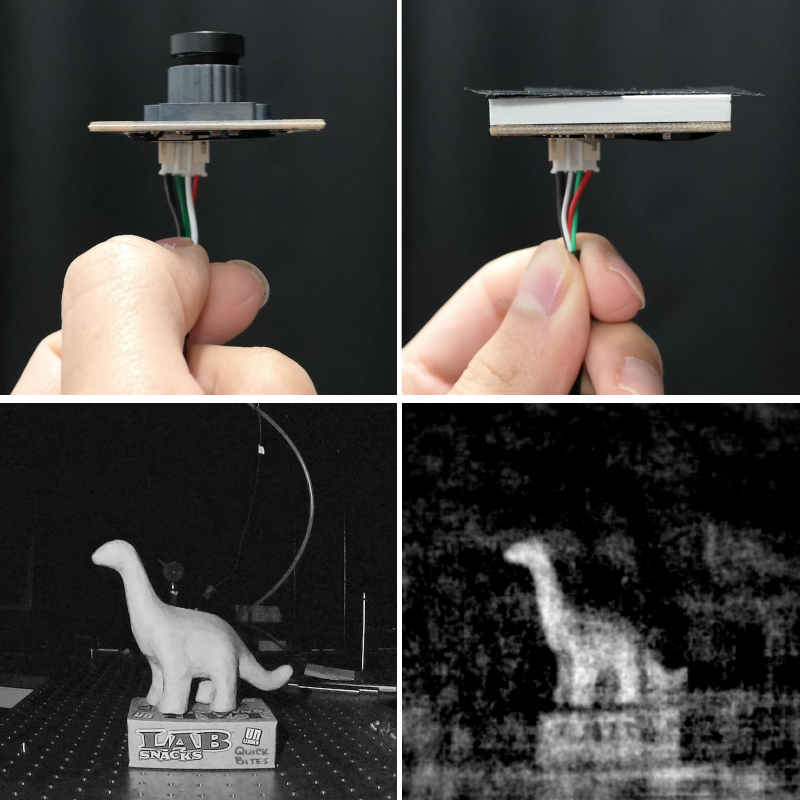
#> input picture images/montage.png, 2400 x 2400 px, given in place of psf_test1.png, which was not available (shown at 1/3 size)
$ jupyter execute --allow-errors LenslessCam_Analysis.ipynb   (shell and % lines are left out)   (text cells are left out)
#> lines starting #> are read from the running program, lines starting #| are printed output that depends on the picture; long printed decimals are rounded; pictures that were not available may be replaced by others from this repository, and a replacement may not be noted
[cell 1]
# Pausing function

def pause():
    programPause = input("Press the <ENTER> key to continue...")

#Example of using the pausing function
#print("Think about what you ate for dinner last night...")
#pause()

[cell 2]
# Plotting function

# [7 lines left out: function plot_fun, not called in this run]

[cell 3]
# Case - Switch function for file names
def fileNameToPath(filename):
#> (the call stopped at in no_shift, `fig, ax = plt.subplots(nrows=1, ncols=3)`: IPython is not available in this run)
#> (the call stopped at in shift, `fig2, ax2 = plt.subplots(nrows=1, ncols=3)`: IPython is not available in this run)
  switcher ={
    "sean_hand1" : "./sean_hand1.png",
    "sean_head1" : "./sean_head1.png",
    "zaid_head1" : "./zaid_head1.png",
    "dinosaur1" : "./dinosaur1.png",
    "lion1" : "./lion1.png",
    "lion_lightsON" : "./lion_lightsON.png",
    "stacked_box1" : "./stacked_box1.png",
    "owl_13in" : "./owl_13in.png",
    "owl_23in" : "./owl_23in.png",
    "owl_33in" : "./owl_33in.png",
    "owl_43in" : "./owl_43in.png"
  }
  return switcher.get(filename,"Invalid file name. Please enter valid RAW data name.")

#fileNameToPath("sean_hand1")

[cell 4]
import numpy as np
import numpy.fft as fft
import matplotlib.pyplot as plt
from IPython import display
from PIL import Image
import matplotlib.image as mpimg
import time

[cell 5]
#select which photos you want to run (psf, raw data)
psf_name = "exp_1" #"tutorial_test" # or "exp_1"

'''NAMES: sean_hand1, sean_head1, zaid_head1, ahmed_head1, dinosaur1,
lion1, lion_lightsON, sean_head2, sean_head3, owl1, owl2, stacked_box1,
box_lightsON, owl_13in, owl_23in, owl_33in, owl_43in'''
data_name = "dinosaur1"

# run the tutorial results
if (psf_name == "tutorial_test"):
  psfname =  "./psf_sample.tif"
  imgname =  "./rawdata_hand_sample.tif"

# run our experimental results
elif (psf_name == "exp_1"):
  psfname = "./psf_test1.png"
  # set up raw data file path
  imgname = fileNameToPath(data_name)
else:
  print("Please enter valid PSF name: tutorial_test or exp_1")

# Downsampling factor (used to shrink images)
#f = 1/2
factor = 1

# Number of iterations
iters = 200

[cell 6]
def loaddata(show_im=True):
#> called with show_im = True
    cv2.destroyAllWindows()
    psf = Image.open(psfname)
#> psf is the input picture: PIL image 2400x2400 RGBA; mean R, G, B, A 64.4, 62.1, 60.5, 255
    psf = cv2.imread(psfname,0)
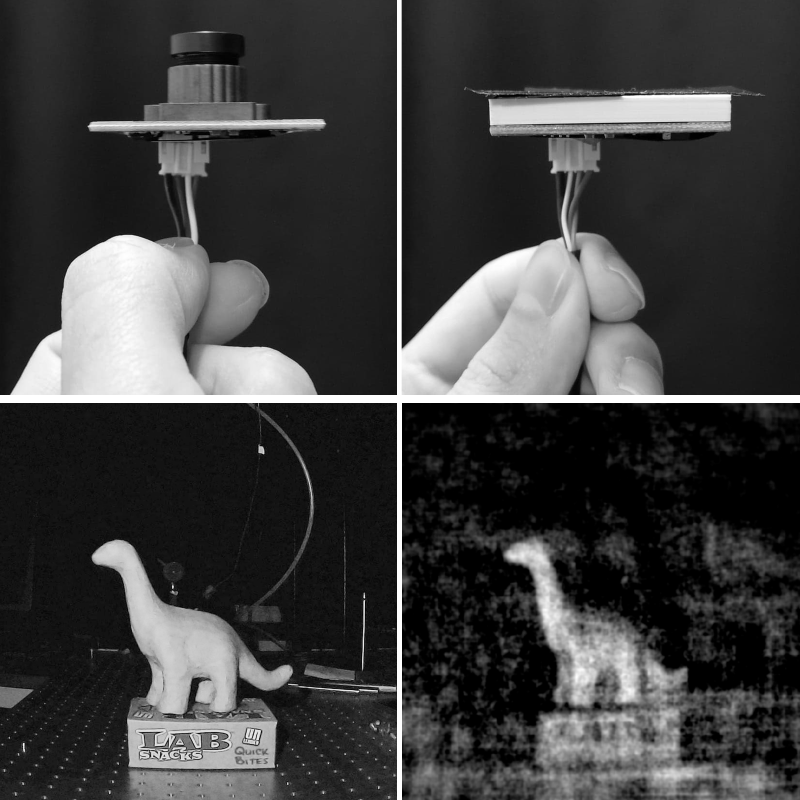
#> psf: shape (2400, 2400) (shown at 1/3 size); min 0, max 255, mean 62.3
    '''psf = cv2.imread(psfname)
    psf = psf[:,:,0]    #extracts only the green channel from BGR image'''
    psf = np.rot90(np.rot90(psf))
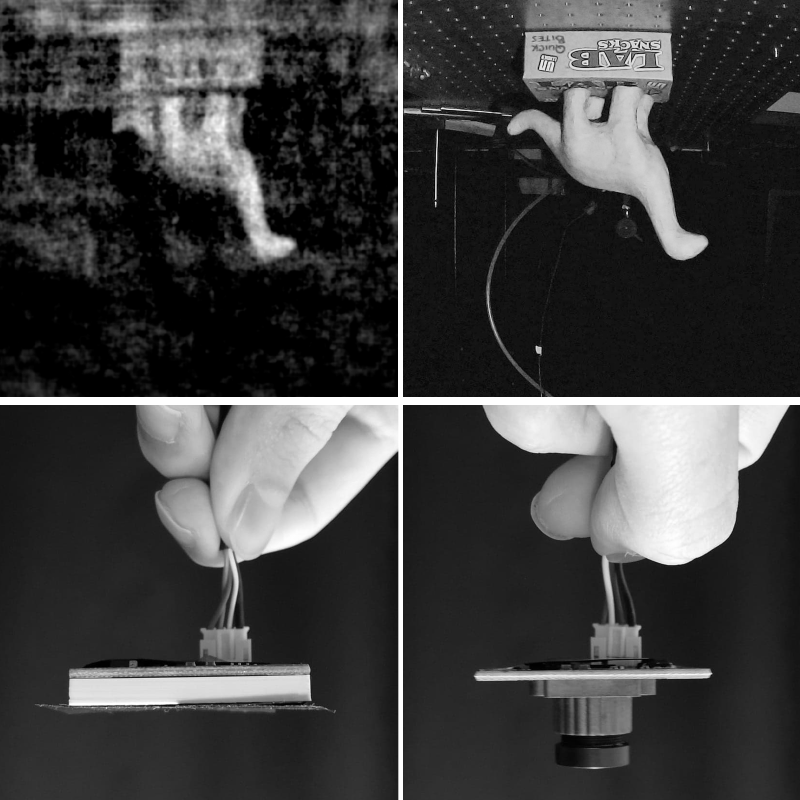
#> psf: shape (2400, 2400) (shown at 1/3 size); min 0, max 255, mean 62.3
    psf = np.array(psf, dtype='float32')

    data = Image.open(imgname)
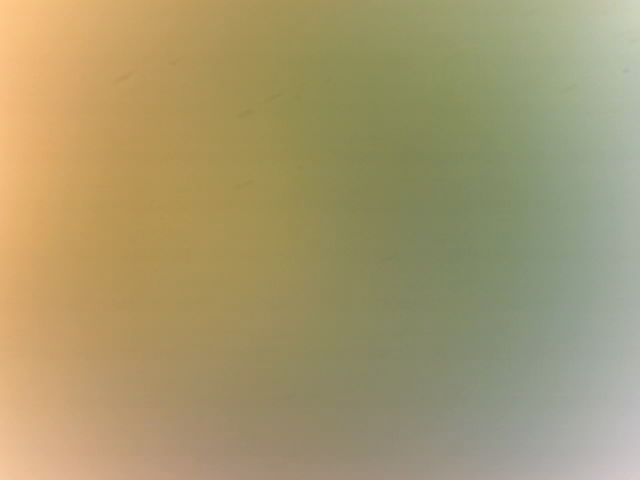
#> input picture data/psf/dc_0_2019-11-17 12-10-44.531263.png, 640 x 480 px, given in place of dinosaur1.png, which was not available
#> data is the input picture: PIL image 640x480 RGBA; mean R, G, B, A 165.5, 152.7, 110.7, 255
    data = cv2.imread(imgname,0)
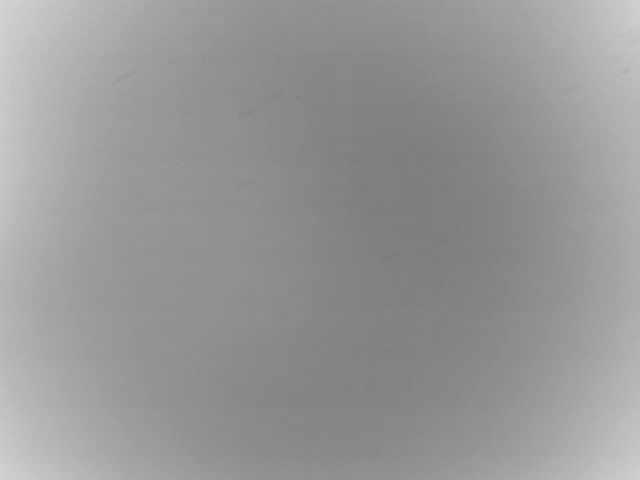
#> data: shape (480, 640); min 124, max 210, mean 151.2
    '''data = cv2.imread(imgname)
    data = data[:,:,0]    #extracts only the green channel from BGR image'''
    data = np.rot90(np.rot90(data))
    data = np.array(data, dtype='float32')

    print("This is PSF_SHAPE: "+ str(psf.shape))
#| This is PSF_SHAPE: (2400, 2400)
    print("This is DATA_SHAPE: "+str(data.shape))
#| This is DATA_SHAPE: (480, 640)

    '''Convert the captured colored images to gray scale '''

    '''psf = rgb2gray(psf)
    data = rgb2gray(data)
    print("This is RGB2G PSF_SHAPE: "+ str(psf.shape))
    print("This is RGB2G DATA_SHAPE: "+str(data.shape))
    pause()
    plot_fun(psf, True)
    plot_fun(data, True)'''

    """In the picamera, there is a non-trivial background
    (even in the dark) that must be subtracted"""
    bg = np.mean(psf[5:15,5:15])
#> bg = 77.97
    psf -= bg
    data -= bg
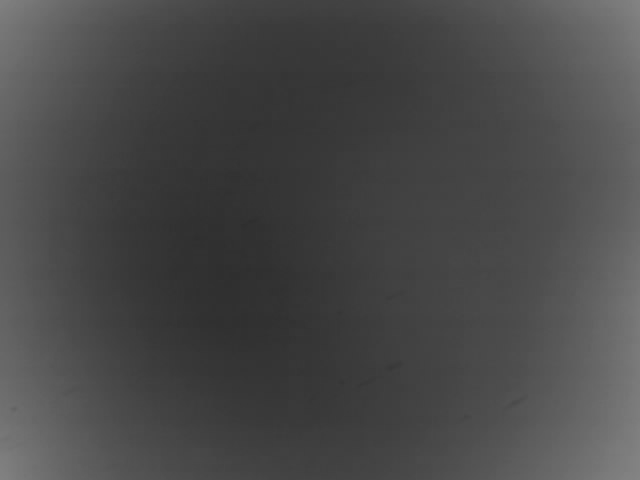
#> data: shape (480, 640) float32; min 46.03, max 132, mean 73.2

    """Resize to a more manageable size to do reconstruction on.
    Because resizing is downsampling, it is subject to aliasing
    (artifacts produced by the periodic nature of sampling). Demosaicing is an attempt
    to account for/reduce the aliasing caused. In this program we use the LANCZOS method
    because of its anialising properties"""

    psf_internal = internal_resize(psf,factor)
    data_internal = internal_resize(data,factor)

    psf = psf_internal
    data = data_internal

    """Now we normalize the images so they have the same total power. Technically not a
    necessary step, but the optimal hyperparameters are a function of the total power in
    the PSF (among other things), so it makes sense to standardize it"""

    psf /= np.linalg.norm(psf.ravel())
    data /= np.linalg.norm(data.ravel())
    print("This is the max normalized value of PSF: "+ str(np.max(psf)))
    print("This is the max normalized value of data: "+ str(np.max(data)))
    #pause()

    if show_im:
        fig1 = plt.figure()
        plt.imshow(psf, cmap='gray')
        plt.title('PSF')
        display.display(fig1)
        fig2 = plt.figure()
        plt.imshow(data, cmap='gray')
        plt.title('Raw data')
        display.display(fig2)
    return psf, data

[cell 7]
import cv2

''' Types of interpolations inside cv2 are:
  1) INTER_NEAREST
  2) INTER_LINEAR
  3) INTER_AREA
  4) INTER_CUBIC
  5) INTER_LANCZOS4
'''
def internal_resize(img, factor):
  #factor = int(np.log2(factor))
#> called with factor = 1
  width = int(img.shape[0]/factor)
#> width = 2400
  height = int(img.shape[1]/factor)
#> height = 2400
  out_dim = (height,width)
#> out_dim = (2400, 2400)
  img_out = cv2.resize(img,out_dim, interpolation = cv2.INTER_LANCZOS4)
  print(img_out.shape)
#| (2400, 2400)
  return img_out

[cell 8]
def no_shift():
    delta = np.zeros((5,5))
    delta[2][2] = 1
    fft_mag = np.abs(fft.fft2(delta))
    fft_arg = np.angle(fft.fft2(delta))

    fig, ax = plt.subplots(nrows=1, ncols=3)
    fig.tight_layout()
    ax[0].imshow(delta, cmap='gray')
    ax[0].set_title('Delta function in \n real space')

    ax[1].imshow(fft_mag,vmin=-3,vmax=3,cmap='gray')
    ax[1].set_title('Magnitude of FT of \n a delta function')

    ax[2].imshow(fft_arg,vmin=-3,vmax=3,cmap='gray')
    ax[2].set_title('Phase of FT of \n delta function')

no_shift()

def shift():
    delta = np.zeros((5,5))
    delta[2][2] = 1
    delta_shifted = fft.ifftshift(delta)
    fft_mag = np.abs(fft.fft2(delta_shifted))
    fft_arg = np.angle(fft.fft2(delta_shifted))

    fig2, ax2 = plt.subplots(nrows=1, ncols=3)
    fig2.tight_layout()
    ax2[0].imshow(delta_shifted, cmap='gray')
    ax2[0].set_title('Delta function shifted in \n real space')

    ax2[1].imshow(fft_mag,vmin=-3,vmax=3,cmap='gray')
    ax2[1].set_title('Magnitude of FT of a \n shifted delta function')

    ax2[2].imshow(fft_arg,vmin=-3,vmax=3,cmap='gray')
    ax2[2].set_title('Phase of FT of a \n shifted delta function')

shift()

[cell 9]
# [45 lines left out: function initMatrices, not called in this run]

def nextPow2(n):
    return int(2**np.ceil(np.log2(n)))

[cell 10]
# [6 lines left out: function grad, not called in this run]

[cell 11]
# [6 lines left out: function grad2, not called in this run]

[cell 12]
def calcA(H, vk, crop):
    Vk = fft.fft2(fft.ifftshift(vk))
    return crop(fft.fftshift(fft.ifft2(H*Vk)))

[cell 13]
# [4 lines left out: function calcAHerm, not called in this run]

[cell 14]
# [11 lines left out: function PI_operator, not called in this run]

# code below is used is for testing
'''test = np.array([1,2,3,4,5,6,7,8])
print(test)
print(type(test))
result = 1*2*3*4*5*6*7*8
print("This is what Pi notation should produce"+str(result))
PI_result = PI_operator(0,8,test)
print("This is Pi notation result"+str(PI_result))'''

[cell 15]
# [110 lines left out: function grad_descent, not called in this run]

[cell 16]
# [8 lines left out: function gd_update, not called in this run]

[cell 17]
# [10 lines left out: function nesterov_update, not called in this run]

[cell 18]
# [31 lines left out: function nag_update, not called in this run]

[cell 19]
# [25 lines left out: function fista_update, not called in this run]

[cell 20]
# [23 lines left out: function adam_update, not called in this run]

[cell 21]
# [17 lines left out: function nadam_update, not called in this run]

[cell 22]
#run reconstruction algorithom for any one optimization method
optimizer_test = np.array(["GD", "NEST", "NAG", "FISTA", "ADAM", "NADAM"])
wait = True
index = 2 #select which optimization algorithm you want to run 0-5
#> (the rest of this cell did not finish here and is left out)

#| (480, 640)
#> in loaddata, `data /= np.linalg.norm(data.ravel())`:
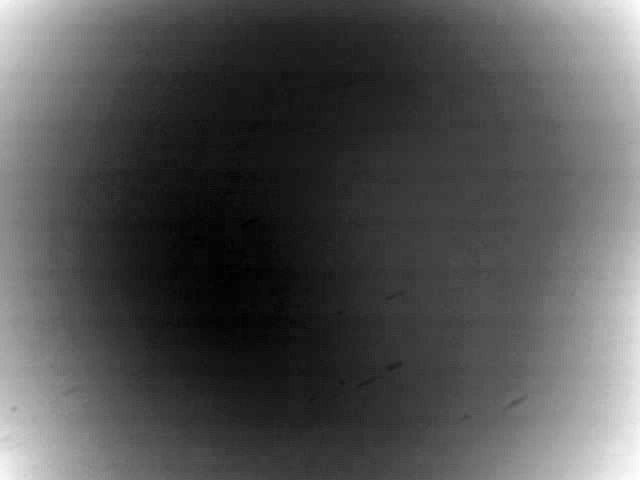
#> data: shape (480, 640) float32; min 0.0011, max 0.00316, mean 0.00175; drawn with min black and max white
#| This is the max normalized value of PSF: 0.001044
#| This is the max normalized value of data: 0.00316
tic = time.time()
[final_im, l2_error] = grad_descent(psf, data, optimizer_test[index], wait)
tac = time.time()
time_elapse = tac-tic
plt.figure(figsize=(10,10))
plt.imshow(final_im, cmap='gray')
plt.title(optimizer_test[index]+' Final Reconstruction After {} Iterations'.format(iters)+' and %.3f s'%time_elapse)
display.display()
plt.savefig(data_name+'_'+optimizer_test[index]+'_image.pdf')


#plot the loss as function of iteration
plt.figure()
t_range = np.arange(iters)
plt.plot(t_range,l2_error)
plt.xlabel('Epochs')
plt.ylabel("L$_2$ Loss, |Av - b|$_2$")
plt.title("Optimization Algorithms per Iteraton")
plt.ylim(0,1.5)
plt.show()


#create table with optimization algorithm and reconstruction time
print('It took %.3f s. to reconstruct the estimated true image' % (tac-tic))

[cell 23]
#run reconstruction algorithom for ALL optimization methods
optimizer_test = np.array(["GD", "NEST", "NAG", "FISTA", "ADAM"])
final_results = list()
wait = False
#> (the rest of this cell did not finish here and is left out)

#| This is PSF_SHAPE: (2400, 2400)
#| This is DATA_SHAPE: (480, 640)
#| (2400, 2400)
#| (480, 640)
#| This is the max normalized value of PSF: 0.001044
#| This is the max normalized value of data: 0.00316
